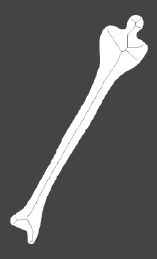
#> input picture tp02/hueso.png, 157 x 259 px; the run also reads 1 picture not shown here
$ jupyter execute TP_02_I_VC.ipynb
#> lines starting #> are read from the running program, lines starting #| are printed output that depends on the picture; after the words box and inside, x2 and y2 are one past the last pixel; in counts of white or black regions, pixels touching at a corner belong together
# Módulo 2-I: Extracción de Características y Descriptores
## Trabajo Práctico: Descriptores de Forma, Contorno y Representación Geométrica

**Cátedra:** Visión por Computadora — 5to Año
**FICH-UNL (Santa Fe, Argentina)**

### Objetivos del Trabajo Práctico:
1. Comprender la diferencia entre representaciones externas (contornos) e internas (región de píxeles) de un objeto digital.
2. Implementar y analizar algoritmos clásicos de seguimiento de frontera y aproximación poligonal.
3. Estudiar la reducción de dimensionalidad (de contornos 2D a firmas 1D) y sus propiedades de invarianza.
4. Experimentar con operadores morfológicos avanzados y reducción topológica (esqueletización por afinamiento).
5. Evaluar analíticamente la robustez de los momentos de Hu ante deformaciones y transformaciones afines.

---

Nota: usa las imágenes que consideres adecuadas para los ejercicios. Explica por qué lo consideras así en cada caso.

### Celda de Configuración Inicial (Obligatoria)
Ejecutá esta celda para cargar las dependencias esenciales de procesamiento de imágenes, herramientas matemáticas e interactividad. Asegurate de subir las imágenes necesarias indicadas en el listado de assets al final del notebook antes de correr el resto de las celdas.

[cell 1]
import cv2 as cv
import numpy as np
import matplotlib.pyplot as plt
from scipy import ndimage
from ipywidgets import interact, IntSlider, FloatSlider, Dropdown, Checkbox

# Función auxiliar estándar para visualización lado a lado
def mostrar_resultado(original, procesada, titulo_orig="Original", titulo_proc="Procesada", cmap_orig="gray", cmap_proc="gray"):
    fig, ax = plt.subplots(1, 2, figsize=(12, 6))
    ax[0].imshow(original, cmap=cmap_orig)
    ax[0].set_title(titulo_orig)
    ax[0].axis('off')

    ax[1].imshow(procesada, cmap=cmap_proc)
    ax[1].set_title(titulo_proc)
    ax[1].axis('off')
    plt.tight_layout()
    plt.show()

print("✅ Entorno configurado correctamente.")
print("Imágenes usadas (en la misma carpeta que el notebook): 'hueso.png' y 'jarron.png'.")

### Imágenes elegidas

- **`hueso.png`** (ejercicios 1, 2, 3 y 4): es la imagen del enunciado del ejercicio 4 (sin el marco blanco). Se eligió porque es **una sola región, sin agujeros y con frontera simple**, que es justo lo que exige el rastreo de Moore; tiene **concavidades marcadas** en las epífisis (útil para ver la insuficiencia convexa), un contorno largo y suave (ideal para ver cuánto reduce Douglas-Peucker) y una forma alargada con extremos ramificados, donde se notan bien las ramas del esqueleto.
- **`jarron.png`** (ejercicio 5): es el jarrón del enunciado del ejercicio 5 (la misma figura que usa Gonzalez & Woods para los momentos de Hu), centrado sobre **fondo negro** con margen. El fondo en 0 es importante: los momentos se calculan con la intensidad de todos los píxeles, así que un fondo gris aportaría momentos propios y las esquinas negras que aparecen al rotar romperían la invarianza.
- **Círculo y cuadrado sintéticos** (ejercicio 3): son los casos teóricos de la figura del enunciado, con firma conocida (constante y con picos en $\sqrt{2}A$), así se puede verificar que la firma está bien calculada.

---
## Ejercicio 1: Seguimiento de Frontera de Moore y Código de Cadena de Freeman

### Objetivo:
Implementar el algoritmo clásico de rastreo de frontera de Moore para obtener un contorno cerrado ordenado en sentido horario y codificarlo utilizando direcciones normalizadas de Freeman en conectividad-8.

[cell 2]
def rastreo_moore(imagen_binaria):
    """
    Implementa el Algoritmo de Rastreo de Moore para obtener la frontera ordenada en sentido horario.
    Dada una región binaria (single padded region):
    """
    # Se agrega un borde de ceros: así c0 (al oeste de b0) y los vecinos de un píxel en el
    # borde de la imagen siempre existen. Al final se restan esas coordenadas extra.
    # Cualquier valor distinto de 0 cuenta como 1 (sirve para imágenes 0/1 y 0/255)
    imagen = np.pad((np.asarray(imagen_binaria) > 0).astype(np.uint8), 1)

    # Encontrar b0 (píxel de valor 1 más arriba y a la izquierda de la región)
    indices = np.argwhere(imagen == 1)
    if len(indices) == 0:
        return np.array([])
    b0 = tuple(indices[0])  # (fila, col)

    # c0 es el vecino al oeste de b0
    c0 = (b0[0], b0[1] - 1)

    # Vector de movimientos en sentido horario (vecindad-8 desde el norte)
    # n = [norte, noreste, este, sudeste, sur, sudoeste, oeste, noroeste]
    movimientos_8 = [(-1, 0), (-1, 1), (0, 1), (1, 1), (1, 0), (1, -1), (0, -1), (-1, -1)]

    def siguiente_vecino(b, c):
        # Recorre en sentido horario los 8 vecinos de b, empezando por el que sigue a c.
        # Devuelve el primer vecino con valor 1 (n*) y el vecino examinado justo antes (el
        # nuevo c, que es fondo). Si b está aislado devuelve (None, None)
        k = movimientos_8.index((c[0] - b[0], c[1] - b[1]))
        for i in range(1, 9):
            idx = (k + i) % 8
            n = (b[0] + movimientos_8[idx][0], b[1] + movimientos_8[idx][1])
            if imagen[n] == 1:
                anterior = movimientos_8[(idx - 1) % 8]
                return n, (b[0] + anterior[0], b[1] + anterior[1])
        return None, None

    frontera = [b0]

    # FASE 1: Encontrar b1 (primer vecino con valor 1 desde c0 analizado en sentido horario)
    # 1. Identificar el índice de la dirección correspondiente a c0 respecto a b0.
    # 2. Explorar cíclicamente en sentido horario los vecinos de b0 hasta encontrar un píxel con valor 1.
    # 3. Asignar b1 y su predecesor c1.

    # --- COMPLETAR AQUÍ EL CÓDIGO PARA ENCONTRAR b1 --- #
    b1, c1 = siguiente_vecino(b0, c0)
    # -------------------------------------------------- #

    if b1 is None:
        # Región de un solo píxel: la frontera es ese píxel
        return np.array(frontera) - 1

    frontera.append(b1)
    b = b1
    c = c1

    # FASE 2: Bucle de rastreo iterativo
    max_pasos = len(imagen_binaria) * len(imagen_binaria[0])
    pasos = 0

    while pasos < max_pasos:
        # 1. Comenzar la exploración desde 'c' alrededor del píxel de frontera 'b' en sentido horario.
        # 2. Encontrar el primer vecino n* que tenga valor 1.
        # 3. Guardar n* en la lista de frontera.
        # 4. Actualizar b = n* y c = vecino inmediatamente anterior en la secuencia de búsqueda.
        # 5. Condición de parada: b == b0 y el siguiente punto a detectar sea b1.

        # --- COMPLETAR AQUÍ LA LÓGICA DE Moore --- #
        n, c_nuevo = siguiente_vecino(b, c)
        if b == b0 and n == b1:
            # Se cerró el contorno. b0 quedó repetido al final de la lista: se saca, porque
            # la frontera es cíclica (el código de Freeman agrega el paso último -> primero)
            frontera.pop()
            break
        frontera.append(n)
        b, c = n, c_nuevo
        # ---------------------------------------- #

        pasos += 1

    # Se descuenta el borde de ceros agregado al principio
    return np.array(frontera) - 1

def codigo_freeman_8(frontera):
    """
    Codifica un contorno ordenado de Moore utilizando el código de cadena de Freeman (direcciones 0-7).
    """
    if len(frontera) < 2:
        return []

    # Diccionario que mapea saltos de coordenadas (dy, dx) a direcciones de Freeman
    mapeo_direcciones = {
        (0, 1): 0, (-1, 1): 1, (-1, 0): 2, (-1, -1): 3,
        (0, -1): 4, (1, -1): 5, (1, 0): 6, (1, 1): 7
    }

    codigo = []
    # TODO: Iterar sobre la frontera y calcular la diferencia relativa para generar el código de cadena.
    # --- COMPLETAR AQUÍ EL CÓDIGO DE FREEMAN --- #
    # El contorno es cerrado: después del último punto se vuelve al primero (el % len lo hace)
    for i in range(len(frontera)):
        p, q = frontera[i], frontera[(i + 1) % len(frontera)]
        salto = (int(q[0] - p[0]), int(q[1] - p[1]))
        codigo.append(mapeo_direcciones[salto])
    # ------------------------------------------- #
    return codigo

def normalizar_punto_inicio(cadena):
    """
    Normaliza la cadena de Freeman frente a rotaciones de inicio buscando el menor número entero circular.
    """
    # TODO: Implementar el algoritmo de normalización circular de Freeman.
    # Tratando la lista como una secuencia cíclica, encontrar la permutación que represente el menor valor numérico.
    # --- COMPLETAR AQUÍ LA NORMALIZACIÓN --- #
    # Se prueban todas las rotaciones (empezar en cada posición) y se elige la menor. Todas
    # tienen la misma cantidad de dígitos, así que comparar listas elemento a elemento es lo
    # mismo que comparar los números que forman (ej. [0,7,6] < [6,0,7] porque 076 < 607)
    if len(cadena) == 0:
        return cadena
    rotaciones = [cadena[k:] + cadena[:k] for k in range(len(cadena))]
    return min(rotaciones)
    # --------------------------------------- #

[cell 3]
# Prueba del Ejercicio 1 sobre el hueso
img_hueso = cv.imread('hueso.png', cv.IMREAD_GRAYSCALE)
#> img_hueso is the input picture: shape (259, 157); min 68, max 255, mean 90.8
_, bin_hueso = cv.threshold(img_hueso, 127, 1, cv.THRESH_BINARY)
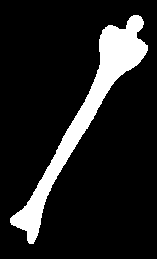
#> bin_hueso: shape (259, 157); values 0 (black) and 1 (white), 12.7% white; 1 white region, box (x1, y1, x2, y2) and area: (10, 15, 148, 244) 5173

frontera_hueso = rastreo_moore(bin_hueso)
#> in rastreo_moore, `imagen = np.pad((np.asarray(imagen_binaria) > 0).astype(np.uint8), 1)`:
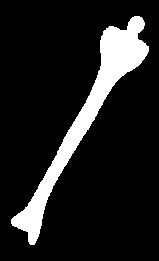
#> imagen: shape (261, 159); values 0 (black) and 1 (white), 12.5% white; 1 white region
#> in rastreo_moore, `indices = np.argwhere(imagen == 1)`: indices = 5173 pairs, first value 16 to 244, second value 11 to 148
#> in rastreo_moore, `b0 = tuple(indices[0])`: b0 = (16, 134)
#> in rastreo_moore, `c0 = (b0[0], b0[1] - 1)`: c0 = (16, 133)
#> in rastreo_moore, `frontera = [b0]`: frontera = [(16, 134)]
#> in siguiente_vecino, `k = movimientos_8.index((c[0] - b[0], c[1] - b[1]))`: k = 6
#> the loop in siguiente_vecino, `for i in range(1, 9):` made 4 passes
#> (idx, n, anterior) on pass 4: (2, (16, 135), (-1, 1))
#> in rastreo_moore, `b1, c1 = siguiente_vecino(b0, c0)`: b1 = (16, 135); c1 = (15, 135)
#> in rastreo_moore, `b = b1`: b = (16, 135)
#> in rastreo_moore, `c = c1`: c = (15, 135)
#> in rastreo_moore, `max_pasos = len(imagen_binaria) * len(imagen_binaria[0])`: max_pasos = 40663
#> the loop in rastreo_moore, `while pasos < max_pasos: # 1. Comenzar la exploración desde 'c' alrede..` made 515 passes
#> (k in siguiente_vecino, b, c) on passes 1 to 3: (0, (16, 136), (15, 136)), (0, (16, 137), (15, 137)), (0, (16, 138), (15, 138))
#> after the loop in rastreo_moore, `while pasos < max_pasos:`: frontera = 515 pairs, first value 16 to 244, second value 11 to 148; pasos = 514
#> frontera_hueso = 515 pairs, first value 15 to 243, second value 10 to 147
cadena = codigo_freeman_8(frontera_hueso)
#> the loop in codigo_freeman_8, `for i in range(len(frontera)):` made 515 passes
#> (p, q, salto) on passes 1 to 3: ([15, 133], [15, 134], (0, 1)), ([15, 134], [15, 135], (0, 1)), ([15, 135], [15, 136], (0, 1))
#> after the loop in codigo_freeman_8, `for i in range(len(frontera)):`: codigo = 515 values, max 7 at index 5, min 0 at index 0, mean 3.4
#> cadena has the same summary as codigo in codigo_freeman_8
cadena_norm = normalizar_punto_inicio(cadena)
#> in normalizar_punto_inicio, `rotaciones = [cadena[k:] + cadena[:k] for k in range(len(cadena))]`: rotaciones = 515 items
#> cadena_norm = 515 values, max 7 at index 26, min 0 at index 0, mean 3.4
print(f"Puntos de frontera: {len(frontera_hueso)}")
#| Puntos de frontera: 515
print("Código de Freeman (primeros 40):", cadena[:40])
#| Código de Freeman (primeros 40): [0, 0, 0, 0, 0, 7, 0, 7, 6, 7, 6, 7, 6, 6, 6, 5, 6, 6, 5, 5, 5, 5, 4, 5, 6, 6, 6, 6, 6, 7, 7, 0, 0, 7, 7, 7, 0, 6, 7, 7]
print("Normalizado      (primeros 40):", cadena_norm[:40])
#| Normalizado      (primeros 40): [0, 0, 0, 0, 0, 0, 1, 2, 2, 2, 1, 2, 2, 2, 1, 1, 2, 1, 1, 0, 1, 0, 0, 0, 0, 0, 7, 0, 7, 6, 7, 6, 7, 6, 6, 6, 5, 6, 6, 5]

# Verificación 1: la frontera tiene los mismos puntos que la de OpenCV
contornos, _ = cv.findContours(bin_hueso.astype(np.uint8), cv.RETR_EXTERNAL, cv.CHAIN_APPROX_NONE)
#> contornos = 1 contour; box (x1, y1, x2, y2) and area: (10, 15, 148, 244) 4914
iguales = set(map(tuple, frontera_hueso.tolist())) == {(p[0][1], p[0][0]) for p in contornos[0]}
#> iguales = True
print("¿Misma frontera que cv.findContours?", iguales)
#| ¿Misma frontera que cv.findContours? True

# Verificación 2: si se empieza a recorrer desde otro punto, la cadena normalizada no cambia
cadena_corrida = cadena[100:] + cadena[:100]
#> cadena_corrida = 515 values, max 7 at index 387, min 0 at index 187, mean 3.4
print("¿La normalización es invariante al punto de inicio?", normalizar_punto_inicio(cadena_corrida) == cadena_norm)
#| ¿La normalización es invariante al punto de inicio? True

fig, ax = plt.subplots(1, 2, figsize=(10, 7))
ax[0].imshow(bin_hueso, cmap='gray'); ax[0].set_title('Hueso binario'); ax[0].axis('off')
ax[1].imshow(bin_hueso, cmap='gray', alpha=0.25)
ax[1].plot(frontera_hueso[:, 1], frontera_hueso[:, 0], 'r-', linewidth=1)
ax[1].plot(frontera_hueso[0, 1], frontera_hueso[0, 0], 'go', markersize=8, label='b0 (inicio)')
ax[1].plot(frontera_hueso[1:20, 1], frontera_hueso[1:20, 0], 'b.', label='primeros pasos (sentido horario)')
ax[1].set_title(f'Frontera de Moore ({len(frontera_hueso)} puntos)'); ax[1].legend(loc='lower right'); ax[1].axis('off')
plt.tight_layout(); plt.show()
#> after `plt.tight_layout()`:
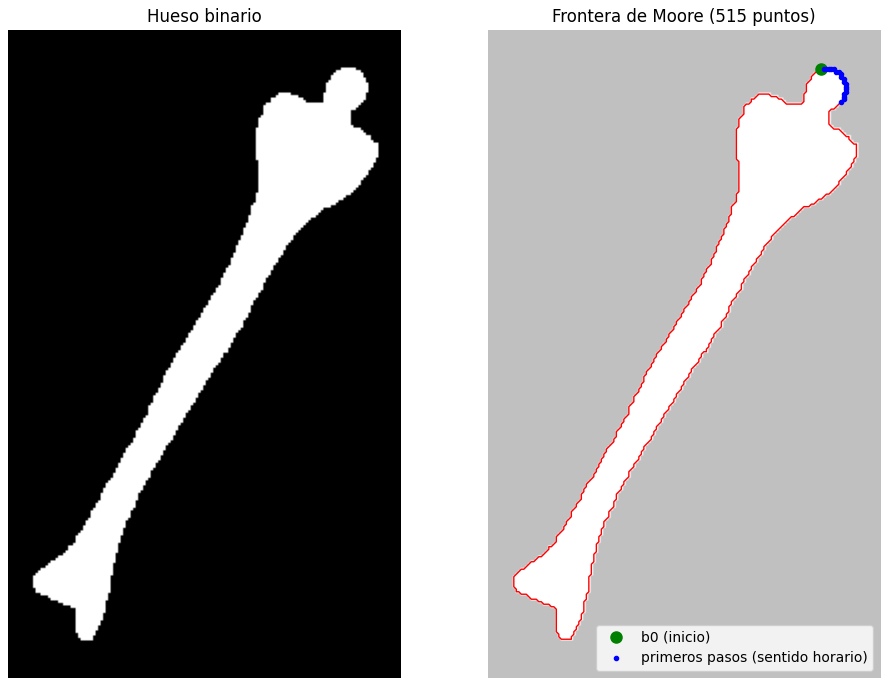
#> figure drawn by matplotlib, 2 panels

### 💡 Reflexión Guía - Ejercicio 1:
1. ¿Por qué el algoritmo de Moore requiere obligatoriamente que la región binaria sea de margen simple (*single padded*) y que su frontera no se auto-intersecte? Explicá qué ocurriría con los punteros lógicos de búsqueda si la región tuviera un agujero en su extremo superior izquierdo.
2. Si aplicamos una rotación geométrica de 90° a la imagen, ¿qué transformación sufre la cadena de Freeman original y cómo influye la primera diferencia de la cadena para recuperar la invarianza?

**Enlaces y Lecturas Sugeridas:**
- [Tutoriales de OpenCV - Análisis de Contornos](https://docs.opencv.org/4.x/d3/dc0/group__imgproc__shape.html)
- [Freeman Chain Codes - Definiciones y Aplicaciones](https://en.wikipedia.org/wiki/Chain_code)

---
## Ejercicio 2: Aproximación Poligonal por División (Douglas-Peucker)

### Objetivo:
Implementar la técnica heurística de división iterativa basada en distancias perpendiculares máximas (Douglas-Peucker) para reducir el almacenamiento geométrico de un contorno.

[cell 4]
def distancia_perpendicular(p, p1, p2):
    """
    Calcula la distancia perpendicular del punto p a la línea recta definida por p1 y p2.
    """
    # allclose en vez de ==: en un contorno cerrado el primer y el último punto pueden
    # diferir en ~1e-16 por redondeo, y dividir por esa norma daría distancias enormes
    if np.allclose(p1, p2):
        return np.linalg.norm(p - p1)
    # --- COMPLETAR AQUÍ LA DISTANCIA --- #
    # |(p2 - p1) x (p1 - p)| / |p2 - p1|: el producto vectorial es el área del paralelogramo
    # formado por los dos vectores; dividida por la base |p2 - p1| da la altura (la distancia)
    (x0, y0), (x1, y1), (x2, y2) = p, p1, p2
    distancia = abs((x2 - x1) * (y1 - y0) - (x1 - x0) * (y2 - y1)) / np.hypot(x2 - x1, y2 - y1)
    return distancia
    # ----------------------------------- #

def douglas_peucker(puntos, epsilon):
    """
    Algoritmo recursivo de Douglas-Peucker para aproximación poligonal.
    """
    if len(puntos) < 3:
        return puntos

    p1 = puntos[0]
    p2 = puntos[-1]

    dist_max = 0.0
    indice_max = 0

    # --- COMPLETAR AQUÍ LA BÚSQUEDA --- #
    # Sólo los puntos intermedios: los extremos están sobre la recta (distancia 0)
    for i in range(1, len(puntos) - 1):
        d = distancia_perpendicular(puntos[i], p1, p2)
        if d > dist_max:
            dist_max = d
            indice_max = i
    # ---------------------------------- #

    # Si la distancia máxima es mayor que el umbral de tolerancia epsilon, dividir de manera recursiva
    if dist_max > epsilon:
        # --- COMPLETAR RECURSIÓN --- #
        # Las dos mitades comparten el punto de división (queda como vértice)
        mitad_izq = douglas_peucker(puntos[:indice_max + 1], epsilon)
        mitad_der = douglas_peucker(puntos[indice_max:], epsilon)
        # Concatenar resultados evitando duplicar el punto intermedio
        return np.concatenate((mitad_izq[:-1], mitad_der))
        # ---------------------------- #
    else:
        return np.array([p1, p2])

# Panel Interactivo con ipywidgets para explorar el efecto de 'epsilon'
def explorar_douglas_peucker(epsilon):
    # Generar un contorno sintético con ondulaciones leves
    t = np.linspace(0, 2*np.pi, 200)
    r = 100 + 15 * np.sin(5*t)  # Trébol de 5 hojas
    x = 150 + r * np.cos(t)
    y = 150 + r * np.sin(t)
    puntos = np.column_stack((x, y))

    puntos_aprox = douglas_peucker(puntos, epsilon)

    plt.figure(figsize=(8, 8))
    plt.plot(puntos[:, 0], puntos[:, 1], 'g--', label=f"Original ({len(puntos)} puntos)")
    plt.plot(puntos_aprox[:, 0], puntos_aprox[:, 1], 'r-o', label=f"Aproximado ({len(puntos_aprox)} vértices)")
    plt.title(f"Aproximación Poligonal - Epsilon: {epsilon}")
    plt.legend()
    plt.axis('equal')
    plt.grid(True)
    plt.show()

interact(explorar_douglas_peucker, epsilon=FloatSlider(min=0.1, max=30.0, step=0.5, value=2.0))
#> the sliders are set to epsilon = 2.0
#> (the rest of the program and of its run is left out)
